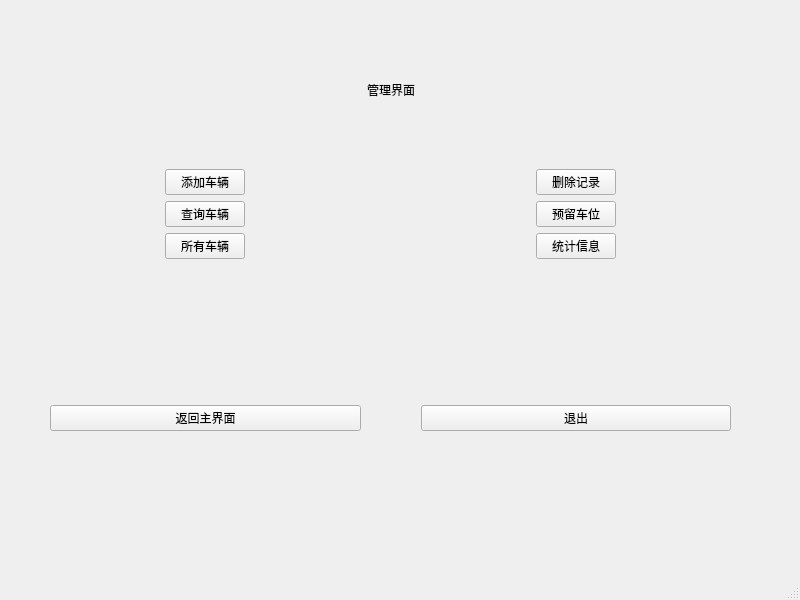
<?xml version="1.0" encoding="UTF-8"?>
<ui version="4.0">
 <class>admin</class>
 <widget class="QMainWindow" name="admin">
  <property name="geometry">
   <rect>
    <x>0</x>
    <y>0</y>
    <width>800</width>
    <height>600</height>
   </rect>
  </property>
  <property name="windowTitle">
   <string>MainWindow</string>
  </property>
  <widget class="QWidget" name="centralwidget">
   <widget class="QWidget" name="gridLayoutWidget">
    <property name="geometry">
     <rect>
      <x>50</x>
      <y>30</y>
      <width>681</width>
      <height>401</height>
     </rect>
    </property>
    <layout class="QGridLayout" name="gridLayout">
     <item row="1" column="0">
      <spacer name="horizontalSpacer">
       <property name="orientation">
        <enum>Qt::Horizontal</enum>
       </property>
       <property name="sizeHint" stdset="0">
        <size>
         <width>40</width>
         <height>20</height>
        </size>
       </property>
      </spacer>
     </item>
     <item row="1" column="1">
      <widget class="QLabel" name="label">
       <property name="styleSheet">
        <string notr="true">font: 75 14pt &quot;思源黑体&quot;;</string>
       </property>
       <property name="text">
        <string>管理界面</string>
       </property>
      </widget>
     </item>
     <item row="5" column="0">
      <widget class="QLabel" name="label_2">
       <property name="text">
        <string/>
       </property>
      </widget>
     </item>
     <item row="1" column="2">
      <spacer name="horizontalSpacer_2">
       <property name="orientation">
        <enum>Qt::Horizontal</enum>
       </property>
       <property name="sizeHint" stdset="0">
        <size>
         <width>40</width>
         <height>20</height>
        </size>
       </property>
      </spacer>
     </item>
     <item row="6" column="2">
      <widget class="QPushButton" name="exitBtn">
       <property name="styleSheet">
        <string notr="true">font: 11pt &quot;苹方 粗体&quot;;</string>
       </property>
       <property name="text">
        <string>退出</string>
       </property>
      </widget>
     </item>
     <item row="6" column="0">
      <widget class="QPushButton" name="returnBtn">
       <property name="minimumSize">
        <size>
         <width>0</width>
         <height>23</height>
        </size>
       </property>
       <property name="styleSheet">
        <string notr="true">font: 11pt &quot;苹方 粗体&quot;;</string>
       </property>
       <property name="text">
        <string>返回主界面</string>
       </property>
      </widget>
     </item>
     <item row="3" column="0" alignment="Qt::AlignHCenter|Qt::AlignVCenter">
      <widget class="QFrame" name="formFrame_2">
       <layout class="QFormLayout" name="formLayout_2">
        <item row="0" column="0">
         <widget class="QPushButton" name="addCarBtn">
          <property name="text">
           <string>添加车辆</string>
          </property>
         </widget>
        </item>
        <item row="1" column="0">
         <widget class="QPushButton" name="queryCarBtn">
          <property name="text">
           <string>查询车辆</string>
          </property>
         </widget>
        </item>
        <item row="2" column="0">
         <widget class="QPushButton" name="queryAllBtn">
          <property name="text">
           <string>所有车辆</string>
          </property>
         </widget>
        </item>
       </layout>
      </widget>
     </item>
     <item row="3" column="2" alignment="Qt::AlignHCenter|Qt::AlignVCenter">
      <widget class="QFrame" name="formFrame">
       <layout class="QFormLayout" name="formLayout">
        <item row="0" column="0">
         <widget class="QPushButton" name="delBtn">
          <property name="text">
           <string>删除记录</string>
          </property>
         </widget>
        </item>
        <item row="1" column="0">
         <widget class="QPushButton" name="reserveBtn">
          <property name="text">
           <string>预留车位</string>
          </property>
         </widget>
        </item>
        <item row="2" column="0">
         <widget class="QPushButton" name="countBtn">
          <property name="text">
           <string>统计信息</string>
          </property>
         </widget>
        </item>
       </layout>
      </widget>
     </item>
    </layout>
   </widget>
  </widget>
  <widget class="QMenuBar" name="menubar">
   <property name="geometry">
    <rect>
     <x>0</x>
     <y>0</y>
     <width>800</width>
     <height>23</height>
    </rect>
   </property>
  </widget>
  <widget class="QStatusBar" name="statusbar"/>
 </widget>
 <resources/>
 <connections/>
</ui>
